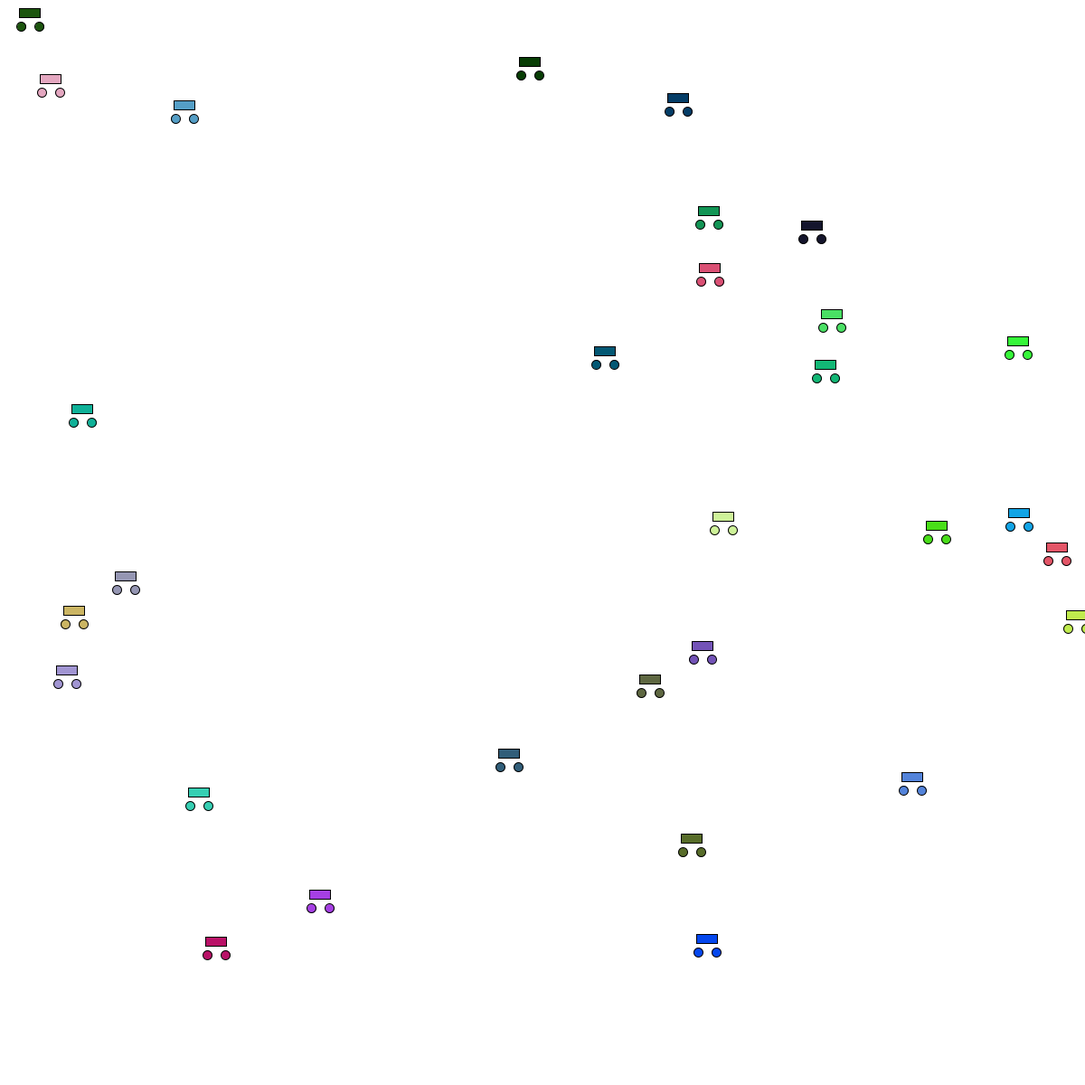
Frame 1 (no input)
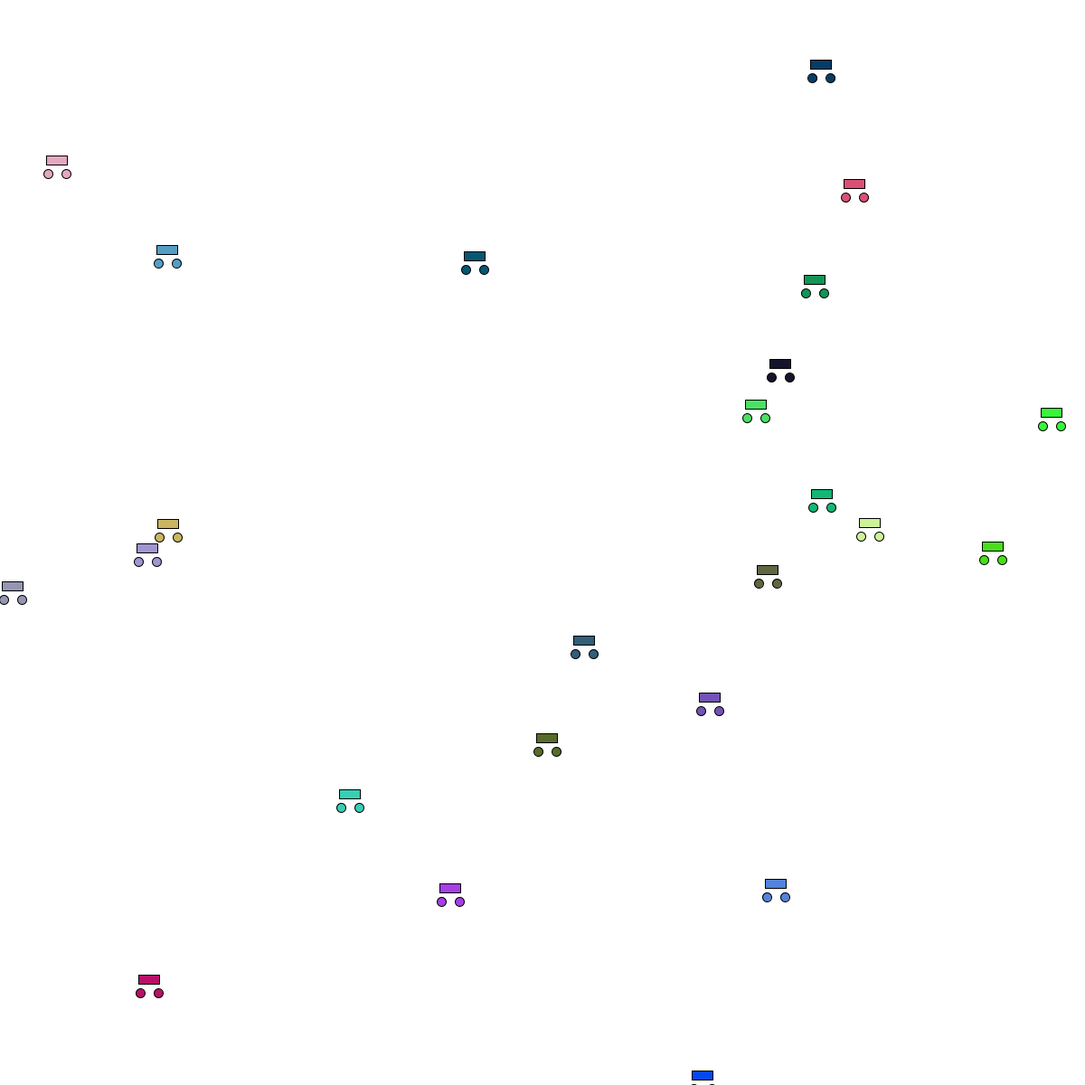
Frame 60 (the mouse pressed at the canvas centre just before this capture)
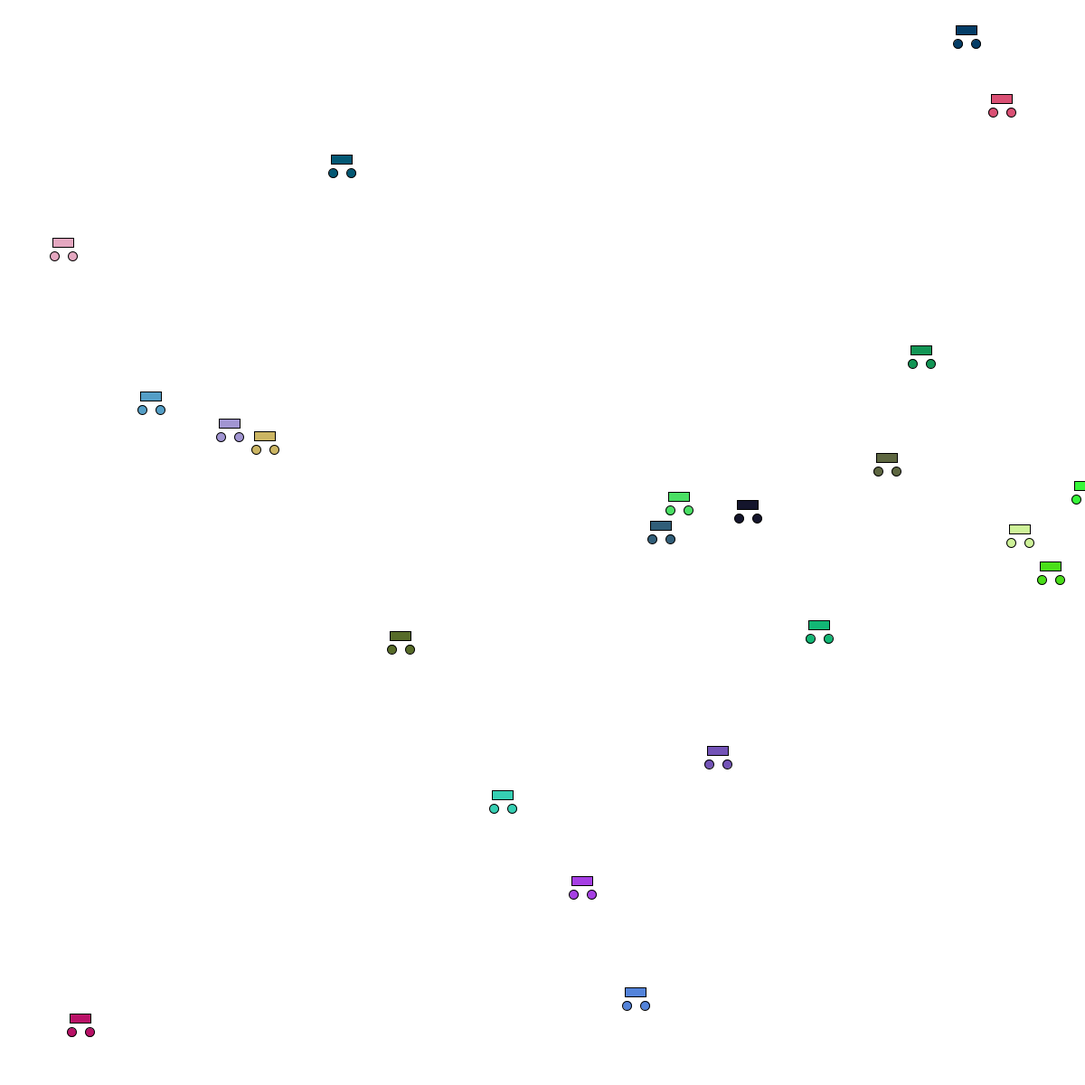
Frame 120 (the mouse held since frame 60 and released just before this capture)

The Processing sketch that drew these frames (run headless with seeded random() and noise(); from frame 60 on, the mouse is pressed at the canvas centre):

// Processing sketch: Aufgabe_1_3
// ── Aufgabe_1_3.pde
Auto[] Autos= new Auto[30];

void setup() {
  size(1200, 1200);
  
  
  for (int i = 0; i < Autos.length; i++) {
    Autos[i] = new Auto(); 
  }  
}

void draw() {
  background(255);
   for (int i = 0; i < Autos.length; i++) {
   Autos[i].display();
   Autos[i].move();
   }
}
    

class Auto{
  float x;
  float y;
  int sizeReifen;
  float speedX;
   float speedY;
   float Farbe1;
   float Farbe2;
   float Farbe3;
  
  Auto(){
    x=random(width);
    y=random(height);
    sizeReifen=10;
    speedX=random(-3, 3);
    speedY=random(-3, 3);
    Farbe1=random(255);
   Farbe2=random(255);
   Farbe3=random(255);
    
  }
  
  void move(){
    x=x+speedX;
    y=y+speedY;
    
    
  }
  void display(){
    fill(Farbe1, Farbe2, Farbe3);
     ellipse(x, y, sizeReifen, sizeReifen); 
     ellipse(x+20, y, sizeReifen, sizeReifen);
     rect(x-2, y-20, 23,10);
  } 
    
}    
    
